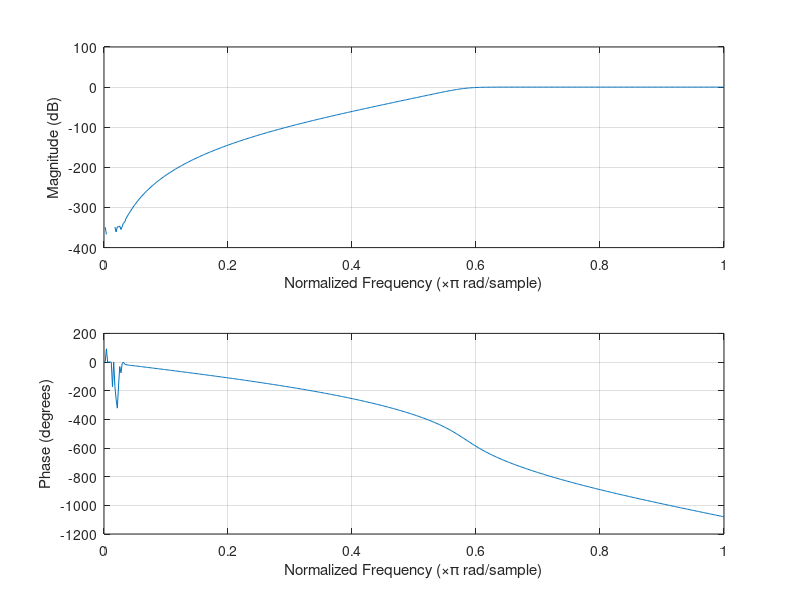
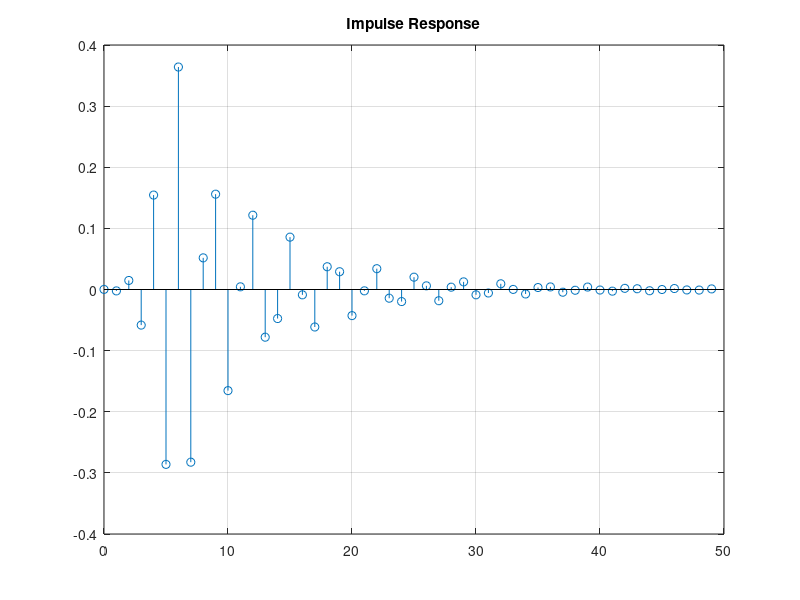
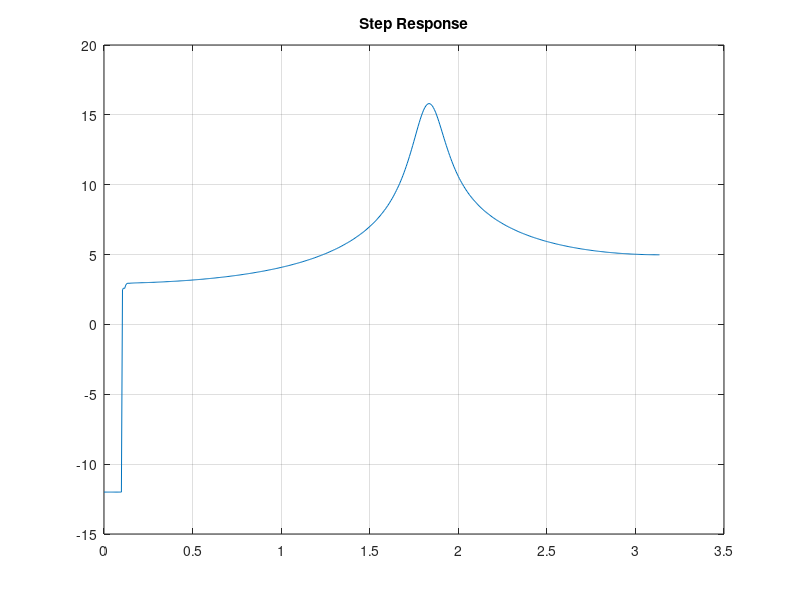
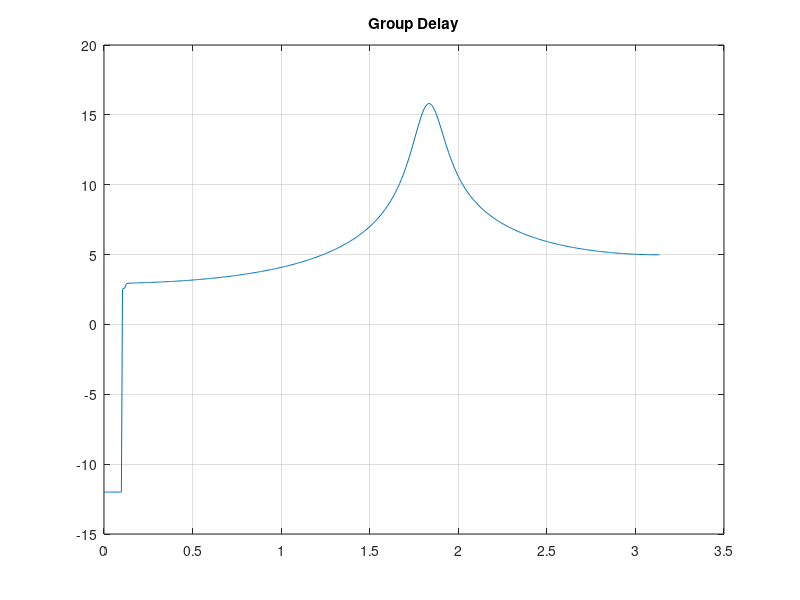

Recreate these plots in MATLAB, in order.
clc;clear
Fs=10000;Fp=3000;Fst=2000;
[N,Wn]=buttord(Fp/(Fs/2),Fst/(Fs/2),1,60);
[b,a]=butter(N,Wn,'high');

%Magnitude&Phase
freqz(b,a)

%Impulse Response
figure
[h,n]=impz(b,a,50);
stem(n,h),grid on
title('Impulse Response')

% Step response
figure
grpdelay(b,a)
title('Step Response')

% Group Delay
figure
grpdelay(b,a)
title('Group Delay')

% Pole-Zero Plot
figure
zplane(b,a)
title('Pole-Zero Plot')

fprintf('Minimum Filterr Order(N)=%d\n',N);
fprintf('Cutoff Frequency(Wn)=%.4f\n',Wn);
